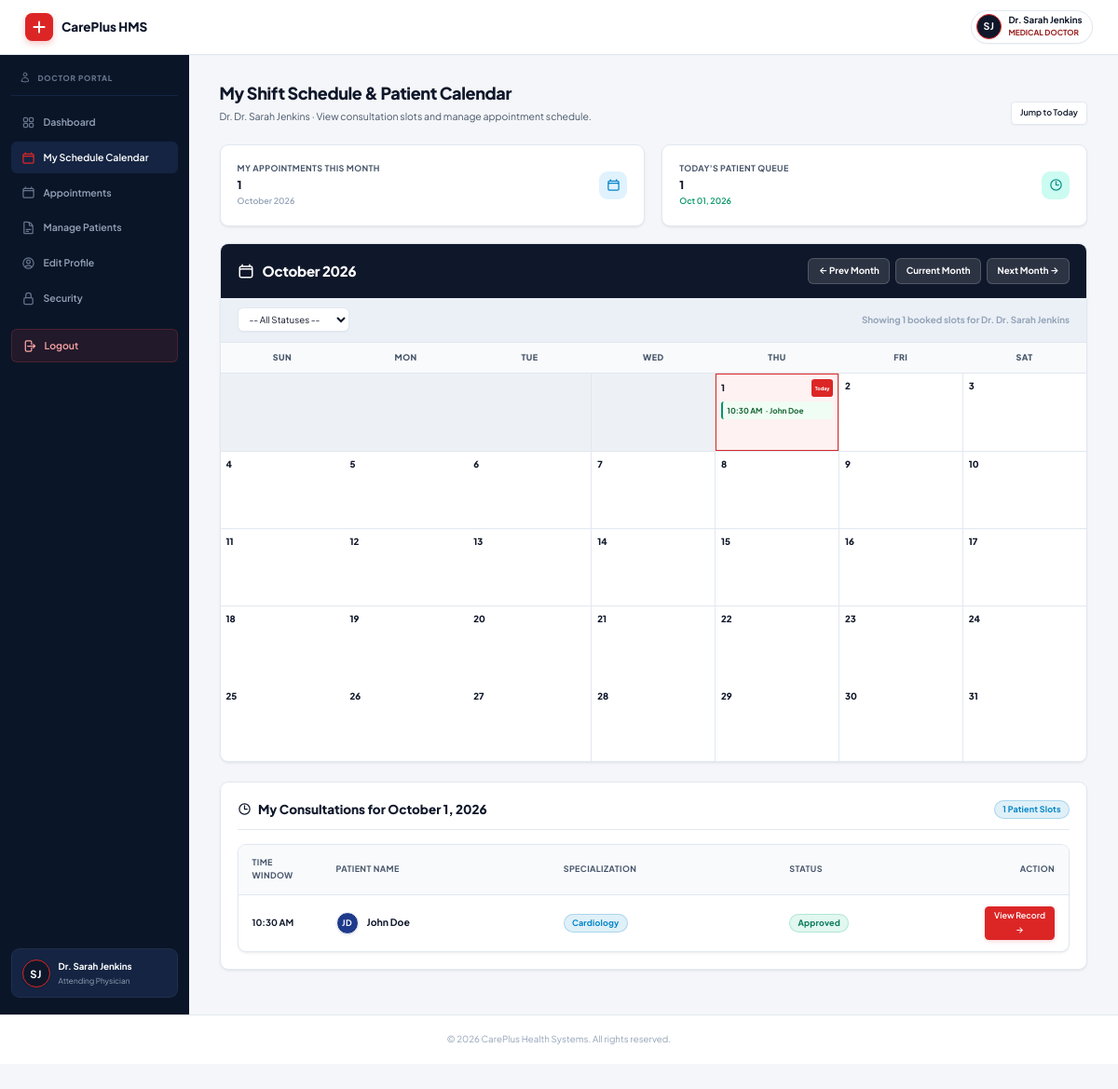
/doctor/schedule.php (signed in), run on the app's committed database.
### tables this page shows
CREATE TABLE IF NOT EXISTS `appointments` (
  `id` INT AUTO_INCREMENT PRIMARY KEY,
  `patient_name` VARCHAR(255) NOT NULL,
  `doc_name` VARCHAR(255) NOT NULL,
  `specialization` VARCHAR(255) NOT NULL,
  `app_date` DATE NOT NULL,
  `app_time` TIME NOT NULL,
  `status` VARCHAR(50) DEFAULT 'Approved',
  `creation_date` TIMESTAMP DEFAULT CURRENT_TIMESTAMP
);

### doctor/schedule.php (the view, shortened to what this page needs)
<?php
include('../config/db.php');
$doc_name = $_SESSION['doc_name'];
$month = isset($_GET['month']) ? intval($_GET['month']) : intval(date('m'));
$year  = isset($_GET['year']) ? intval($_GET['year']) : intval(date('Y'));
$selected_status = isset($_GET['status']) ? mysqli_real_escape_string($conn, $_GET['status']) : '';
$where_clauses = ["doc_name = '$doc_name'", "YEAR(app_date) = $year", "MONTH(app_date) = $month"];
$where_sql = implode(' AND ', $where_clauses);
$appointments_res = mysqli_query($conn, "SELECT * FROM appointments WHERE $where_sql ORDER BY app_time ASC");
$appts_by_date = [];
$total_month_appts = 0;
while($row = mysqli_fetch_assoc($appointments_res)) {
    $appts_by_date[$row['app_date']][] = $row;
    $total_month_appts++;
}
$first_day_timestamp = strtotime("$year-$month-01");
$days_in_month = date('t', $first_day_timestamp);
$month_name    = date('F', $first_day_timestamp);
$start_day_of_week = date('w', $first_day_timestamp);
$today_date = date('Y-m-d');
$today_appts_count = mysqli_num_rows(mysqli_query($conn, "SELECT id FROM appointments WHERE doc_name = '$doc_name' AND app_date = '$today_date'"));
$inspect_date = isset($_GET['inspect']) ? mysqli_real_escape_string($conn, $_GET['inspect']) : ($today_date);
include('../includes/header.php');
include('../includes/doctor_sidebar.php');
?>
<main class="content-area">
    <div class="page-title-bar">
        <div>
            <h2>My Shift Schedule &amp; Patient Calendar</h2>
            <p>Dr. <?php echo htmlspecialchars($doc_name); ?> · View consultation slots and manage appointment schedule.</p>
        </div>
        <div style="display: flex; gap: 10px;">
            <a href="schedule.php" class="btn btn-secondary btn-sm">Jump to Today</a>
        </div>
    </div>
    <div class="stats-grid" style="margin-bottom: 24px;">
        <div class="stat-card">
            <div class="stat-info">
                <h3>My Appointments This Month</h3>
                <p><?php echo $total_month_appts; ?></p>
                <div class="stat-trend flat"><?php echo $month_name . ' ' . $year; ?></div>
            </div>
            <div class="stat-icon stat-blue">
            </div>
        </div>
        <div class="stat-card">
            <div class="stat-info">
                <h3>Today's Patient Queue</h3>
                <p><?php echo $today_appts_count; ?></p>
                <div class="stat-trend <?php echo ($today_appts_count > 0) ? 'up' : 'flat'; ?>"><?php echo date('M d, Y'); ?></div>
            </div>
            <div class="stat-icon stat-teal">
                <svg xmlns="http://www.w3.org/2000/svg" fill="none" viewBox="0 0 24 24" stroke-width="2" stroke="currentColor"><path stroke-linecap="round" stroke-linejoin="round" d="M12 6v6h4.5m4.5 0a9 9 0 1 1-18 0 9 9 0 0 1 18 0Z" /></svg>
            </div>
        </div>
    </div>
    <div class="calendar-card">
        <div class="calendar-header-bar">
            <div class="calendar-month-title">
                <?php echo $month_name . ' ' . $year; ?>
            </div>
            <div class="calendar-nav-btns">
                <?php
                $prev_m = $month - 1; $prev_y = $year; if($prev_m < 1) { $prev_m = 12; $prev_y--; }
                $next_m = $month + 1; $next_y = $year; if($next_m > 12) { $next_m = 1; $next_y++; }
                $filter_qs = "&status=" . urlencode($selected_status);
                ?>
                <a href="schedule.php?month=<?php echo $prev_m; ?>&year=<?php echo $prev_y . $filter_qs; ?>" class="calendar-nav-btn">
                    &larr; Prev Month
                </a>
                <a href="schedule.php?month=<?php echo date('m'); ?>&year=<?php echo date('Y') . $filter_qs; ?>" class="calendar-nav-btn">
                    Current Month
                </a>
                <a href="schedule.php?month=<?php echo $next_m; ?>&year=<?php echo $next_y . $filter_qs; ?>" class="calendar-nav-btn">
                    Next Month &rarr;
                </a>
            </div>
        </div>
        <form action="schedule.php" method="GET" class="calendar-filter-bar">
            <div style="display: flex; gap: 12px; flex-wrap: wrap; align-items: center; flex: 1;">
                <div style="min-width: 160px;">
                    <select name="status" onchange="this.form.submit()" style="padding: 8px 12px; font-size: 13px;">
                        <option value="">-- All Statuses --</option>
                    </select>
                </div>
            </div>
            <div style="font-size: 13px; font-weight: 700; color: var(--text-muted);">
                Showing <?php echo $total_month_appts; ?> booked slots for Dr. <?php echo htmlspecialchars($doc_name); ?>
            </div>
        </form>
        <div class="calendar-grid-header">
            <div>Sun</div>
            <div>Mon</div>
            <div>Tue</div>
            <div>Wed</div>
            <div>Thu</div>
            <div>Fri</div>
            <div>Sat</div>
        </div>
        <div class="calendar-grid-body">
            <?php
            for ($i = 0; $i < $start_day_of_week; $i++) {
                echo '<div class="calendar-day-cell is-other-month"></div>';
            }
            for ($day = 1; $day <= $days_in_month; $day++) {
                $formatted_day = str_pad($day, 2, '0', STR_PAD_LEFT);
                $formatted_month = str_pad($month, 2, '0', STR_PAD_LEFT);
                $current_cell_date = "$year-$formatted_month-$formatted_day";
                $is_today = ($current_cell_date === $today_date);
                $is_inspected = ($current_cell_date === $inspect_date);
                $cell_classes = 'calendar-day-cell';
                if ($is_today) $cell_classes .= ' is-today';
                if ($is_inspected) $cell_classes .= ' is-selected';
                $day_appts = isset($appts_by_date[$current_cell_date]) ? $appts_by_date[$current_cell_date] : [];
            ?>
                <div class="<?php echo $cell_classes; ?>" onclick="window.location.href='schedule.php?month=<?php echo $month; ?>&year=<?php echo $year . $filter_qs; ?>&inspect=<?php echo $current_cell_date; ?>#dayDetails'">
                    <div class="calendar-day-num">
                        <span><?php echo $day; ?></span>
                        <?php if ($is_today) { echo '<span class="num-badge">Today</span>'; } ?>
                    </div>
                    <?php
                    foreach ($day_appts as $a) {
                        $status_class = 'status-' . strtolower(isset($a['status']) ? $a['status'] : 'approved');
                        $time_str = date('h:i A', strtotime($a['app_time']));
                        echo '<div class="calendar-slot-pill '.$status_class.'" title="'.htmlspecialchars($a['patient_name']).'">';
                        echo '<span>'.$time_str.'</span> · '.htmlspecialchars($a['patient_name']);
                        echo '</div>';
                    }
                    ?>
                </div>
            <?php
            }
            ?>
        </div>
    </div>
    <div class="day-inspector-card" id="dayDetails">
        <div class="day-inspector-header">
            <h3>
                <svg xmlns="http://www.w3.org/2000/svg" fill="none" viewBox="0 0 24 24" stroke-width="2" stroke="currentColor" style="width:20px;height:20px;">
                    <path stroke-linecap="round" stroke-linejoin="round" d="M12 6v6h4.5m4.5 0a9 9 0 1 1-18 0 9 9 0 0 1 18 0Z" />
                </svg>
                My Consultations for <?php echo date('F j, Y', strtotime($inspect_date)); ?>
            </h3>
            <span class="badge badge-info"><?php echo isset($appts_by_date[$inspect_date]) ? count($appts_by_date[$inspect_date]) : 0; ?> Patient Slots</span>
        </div>
        <div class="table-responsive">
            <table>
                <thead>
                    <tr>
                        <th style="width: 120px;">Time Window</th>
                        <th>Patient Name</th>
                        <th>Specialization</th>
                        <th>Status</th>
                        <th style="width: 140px; text-align: right;">Action</th>
                    </tr>
                </thead>
                <tbody>
                    <?php
                    if (isset($appts_by_date[$inspect_date]) && count($appts_by_date[$inspect_date]) > 0) {
                        foreach ($appts_by_date[$inspect_date] as $a) {
                            $st = isset($a['status']) ? $a['status'] : 'Approved';
                            $st_badge = 'badge-success';
                    ?>
                    <tr>
                        <td>
                            <strong style="color: var(--navy-primary); font-size: 13px;">
                                <?php echo date('h:i A', strtotime($a['app_time'])); ?>
                            </strong>
                        </td>
                        <td>
                            <div class="table-user-cell">
                                <?php echo avatar_circle($a['patient_name'], 32); ?>
                                <span style="font-weight: 700; font-size: 14px;"><?php echo htmlspecialchars($a['patient_name']); ?></span>
                            </div>
                        </td>
                        <td>
                            <span class="badge badge-info"><?php echo htmlspecialchars($a['specialization']); ?></span>
                        </td>
                        <td>
                            <span class="badge <?php echo $st_badge; ?>"><?php echo htmlspecialchars($st); ?></span>
                        </td>
                        <td style="text-align: right;">
                            <a href="manage-patient.php?name=<?php echo urlencode($a['patient_name']); ?>" class="btn btn-sm" style="font-size: 12px; padding: 5px 12px;">
                                View Record &rarr;
                            </a>
                        </td>
                    </tr>
                    <?php
                        }
                    } else {
                        echo "<tr><td colspan='5' style='text-align:center; padding: 28px; color: var(--text-muted);'>No patient consultations scheduled for this date.</td></tr>";
                    }
                    ?>
                </tbody>
            </table>
        </div>
    </div>
</main>
<?php include('../includes/footer.php'); ?>

### includes/helpers.php (shortened to what this page needs)
<?php
if (!function_exists('avatar_circle')) {
    function avatar_circle($name, $size = 40, $extra_class = '') {
        $name = trim((string) $name);
        $words = preg_split('/\s+/', preg_replace('/^(Dr\.|Mr\.|Mrs\.|Ms\.)\s+/i', '', $name));
        $words = array_values(array_filter($words, fn($w) => $w !== ''));
        $initials = '';
        if (count($words) >= 2) {
            $initials = strtoupper(substr($words[0], 0, 1) . substr($words[count($words) - 1], 0, 1));
        } elseif (count($words) === 1) {
            $initials = strtoupper(substr($words[0], 0, 2));
        } else {
            $initials = '?';
        }
        $palette = [
            '#dc2626',
            '#0f172a',
            '#1e293b',
            '#991b1b',
            '#1e3a8a',
            '#b91c1c',
            '#334155',
        ];
        $hash = 0;
        foreach (str_split($name) as $ch) {
            $hash = (($hash << 5) - $hash) + ord($ch);
            $hash = $hash & 0xFFFFFFFF;
        }
        $color = $palette[abs($hash) % count($palette)];
        $font_size = max(11, round($size * 0.38));
        $safe_name = htmlspecialchars($name, ENT_QUOTES);
        $safe_initials = htmlspecialchars($initials, ENT_QUOTES);
        return sprintf(
            '<span class="avatar-circle %s" title="%s" style="width:%dpx;height:%dpx;min-width:%dpx;font-size:%dpx;background:%s;">%s</span>',
            htmlspecialchars($extra_class, ENT_QUOTES),
            $safe_name,
            $size,
            $size,
            $size,
            $font_size,
            $color,
            $safe_initials
        );
    }
}

### data on the page
appointments: app_time "10:30 AM", patient_name "John Doe", patient_name "JD", specialization "Cardiology", status "Approved"

### other printed values
$safe_initials "SJ SJ"
$display_name "Dr. Sarah Jenkins"
$display_role "MEDICAL DOCTOR"
$_SESSION['doc_name'] "Dr. Sarah Jenkins"
$doc_name "Dr. Sarah Jenkins"
$total_month_appts "1"
$month_name "October"
$year "2026"
$today_appts_count "1"
date('F j, Y', strtotime($inspect_date)) "October 1, 2026"
count($appts_by_date[$inspect_date]) "1"
